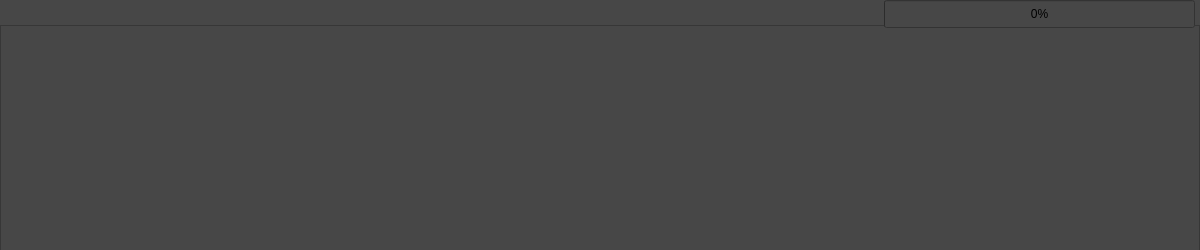
<?xml version="1.0" encoding="UTF-8"?>
<ui version="4.0">
 <class>InventoryWidget</class>
 <widget class="QWidget" name="InventoryWidget">
  <property name="geometry">
   <rect>
    <x>0</x>
    <y>0</y>
    <width>1200</width>
    <height>250</height>
   </rect>
  </property>
  <property name="windowTitle">
   <string>Form</string>
  </property>
  <property name="styleSheet">
   <string notr="true">background-color: rgb(71, 71, 71);</string>
  </property>
  <widget class="QScrollArea" name="scrollArea">
   <property name="geometry">
    <rect>
     <x>0</x>
     <y>25</y>
     <width>1200</width>
     <height>300</height>
    </rect>
   </property>
   <property name="widgetResizable">
    <bool>true</bool>
   </property>
   <widget class="QWidget" name="scrollAreaWidgetContents">
    <property name="geometry">
     <rect>
      <x>0</x>
      <y>0</y>
      <width>1198</width>
      <height>298</height>
     </rect>
    </property>
    <widget class="QWidget" name="gridLayoutWidget">
     <property name="geometry">
      <rect>
       <x>0</x>
       <y>0</y>
       <width>1201</width>
       <height>231</height>
      </rect>
     </property>
     <layout class="QGridLayout" name="gridLayout"/>
    </widget>
   </widget>
  </widget>
  <widget class="QProgressBar" name="InventoryFullnessBar">
   <property name="geometry">
    <rect>
     <x>884</x>
     <y>0</y>
     <width>311</width>
     <height>28</height>
    </rect>
   </property>
   <property name="value">
    <number>0</number>
   </property>
  </widget>
 </widget>
 <resources/>
 <connections/>
</ui>
